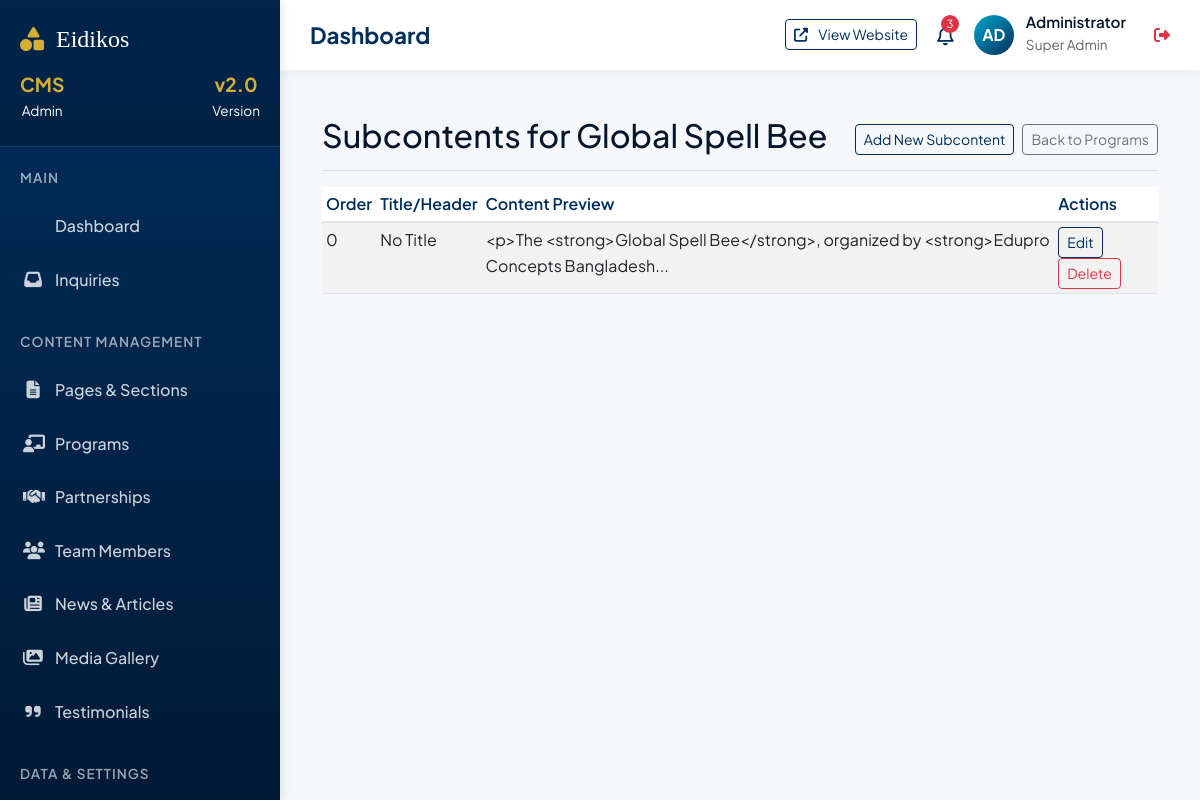
Screenshot of /admin/programs/1/subcontents (signed in) with the database file from the repository.
### app/models.py (models this page shows, shortened)
class Program(db.Model):
    id = db.Column(db.Integer, primary_key=True)
    name = db.Column(db.String(255), nullable=False)
    slug = db.Column(db.String(64), unique=True, nullable=False)
    excerpt = db.Column(db.String(250))
    description = db.Column(db.Text)
    type = db.Column(db.String(64)) # competitions, training, recognition, awards, trade_fairs, custom
    category = db.Column(db.String(64)) # youth_competitions, professional_dev, etc. (deprecated but kept for compat)
    icon = db.Column(db.String(64))
    image_filename = db.Column(db.String(255))
    cta_url = db.Column(db.String(255))
    cta_text = db.Column(db.String(64), default="Learn More")
    is_featured = db.Column(db.Boolean, default=False)
    order = db.Column(db.Integer, default=0)
    gallery_items = db.relationship('GalleryItem', backref='program', lazy='dynamic', cascade='all, delete-orphan')

class ProgramSubContent(db.Model):
    id = db.Column(db.Integer, primary_key=True)
    program_id = db.Column(db.Integer, db.ForeignKey('program.id'), nullable=True)
    title = db.Column(db.String(255))
    content = db.Column(db.Text) # For storing lists (newline separated) or descriptions
    order = db.Column(db.Integer, default=0)
    program = db.relationship('Program', backref=db.backref('subcontents', lazy='dynamic', cascade='all, delete-orphan'))

### app/admin_routes.py (the view)
@admin_bp.route('/programs/<int:program_id>/subcontents')
@login_required
def list_program_subcontents(program_id):
    program = Program.query.get_or_404(program_id)
    subcontents = program.subcontents.order_by(ProgramSubContent.order.asc()).all()
    return render_template('admin/subcontents_list.html', program=program, subcontents=subcontents)

### app/admin_routes.py (called while the page is built)
def login_required(f):
    @wraps(f)
    def decorated_function(*args, **kwargs):
        if not session.get('logged_in'):
            return redirect(url_for('admin.login', next=request.url))
        return f(*args, **kwargs)
    return decorated_function

### app/templates/admin/subcontents_list.html
{% extends "admin/base.html" %}
{% block content %}
<div class="d-flex justify-content-between flex-wrap flex-md-nowrap align-items-center pt-3 pb-2 mb-3 border-bottom">
    <h1 class="h2">Subcontents for {{ program.name }}</h1>
    <div class="btn-toolbar mb-2 mb-md-0">
        <a href="{{ url_for('admin.create_program_subcontent', program_id=program.id) }}"
            class="btn btn-sm btn-outline-primary">Add New Subcontent</a>
        <a href="{{ url_for('admin.list_programs') }}" class="btn btn-sm btn-outline-secondary ms-2">Back to
            Programs</a>
    </div>
</div>
<div class="table-responsive">
    <table class="table table-striped table-sm">
        <thead>
            <tr>
                <th>Order</th>
                <th>Title/Header</th>
                <th>Content Preview</th>
                <th>Actions</th>
            </tr>
        </thead>
        <tbody>
            {% for sub in subcontents %}
            <tr>
                <td>{{ sub.order }}</td>
                <td>{{ sub.title or 'No Title' }}</td>
                <td>{{ sub.content|truncate(100) }}</td>
                <td>
                    <a href="{{ url_for('admin.edit_program_subcontent', id=sub.id) }}"
                        class="btn btn-sm btn-outline-primary">Edit</a>
                    <form action="{{ url_for('admin.delete_program_subcontent', id=sub.id) }}" method="POST"
                        class="d-inline"
                        onsubmit="return confirm('Are you sure you want to delete this content item?');">
                        <button type="submit" class="btn btn-sm btn-outline-danger">Delete</button>
                    </form>
                </td>
            </tr>
            {% else %}
            <tr>
                <td colspan="4" class="text-center">No subcontents added yet.</td>
            </tr>
            {% endfor %}
        </tbody>
    </table>
</div>
{% endblock %}

### app/static/css/admin_custom.css (style rules this page uses)
:root { --primary: #002e5d; --secondary: #00a8cc; --accent: #d4af37; --dark: #05162a; --light-bg: #f8f9fa; --success: #28a745; --warning: #ffc107; --danger: #dc3545; --info: #17a2b8; --border-radius: 8px; --shadow: 0 4px 12px rgba(0,0,0,0.1); --transition: all 0.3s ease; }
* { margin: 0; padding: 0; box-sizing: border-box; }
body { font-family: 'Plus Jakarta Sans', sans-serif; background: #f5f7fa; color: var(--dark); line-height: 1.6; overflow-x: hidden; }
.table th { font-weight: 600; color: var(--primary); border-bottom-width: 2px; }
.btn-outline-primary { color: var(--primary); border-color: var(--primary); }

### rows the page displays
Program: name "Global Spell Bee"
ProgramSubContent: order "0", title "No Title", content "<p>The <strong>Global Spell Bee</strong>, organized by <strong>Edupro Concepts Bangladesh..."
